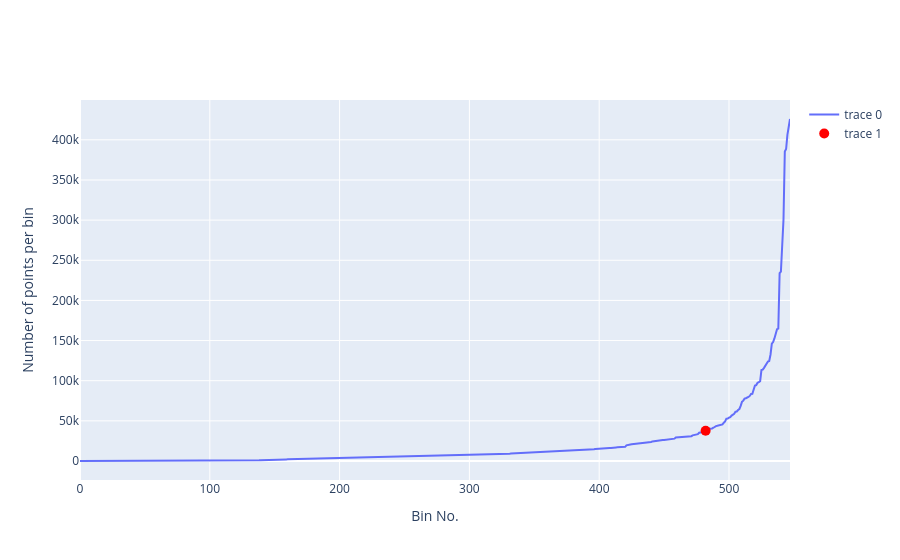

Notebook cell for this chart:
### Code cell
profileNo_vs_latlon_bins(df_ST, lat_step=2, lon_step=2, show_threshold=True, threshold_quantile=0.95)

### Figure 1 — Plotly figure (JSON) as saved in the notebook; plotly's stock layout.template omitted (floating-point values rounded to 4 significant figures; data arrays with more than 128 entries replaced by an {"elided": "..."} marker saying what was removed)
{"data": [{"type": "scatter", "x": {"elided": "548 int values"}, "y": {"elided": "548 int values"}}, {"marker": {"color": "red", "size": 10}, "mode": "markers", "type": "scatter", "x": [482], "y": [37672]}], "layout": {"xaxis": {"title": {"text": "Bin No."}}, "yaxis": {"title": {"text": "Number of points per bin"}}}}
